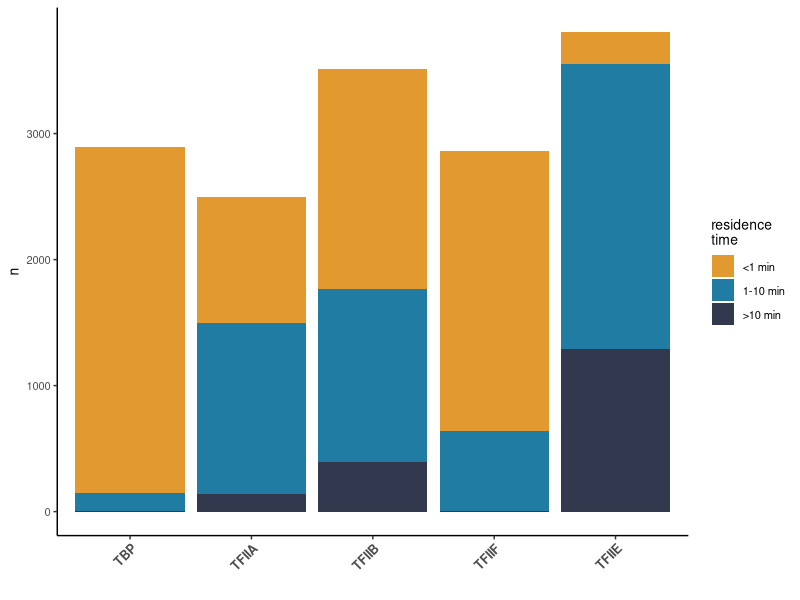

Here is the R script that generated this plot:
rm(list = ls())

library(tidyverse)
library(viridis)

# upload table with residence times replace <1 min with a random number between 0-1
# make class labels
resTimes = read.csv("data/residence_times_all.csv") %>% 
  dplyr::select(-peakName) %>% 
  pivot_longer(cols = TBP:TFIIF, names_to = "factorName", values_to = "resTime", values_drop_na = TRUE) %>% 
  distinct()

countTimeGroups = resTimes %>% 
  mutate(randNum = runif(nrow(resTimes), min=0, max=1)) %>% 
  mutate(resTimesNum = ifelse(resTime == "<1", randNum, as.numeric(resTime)))%>% 
  mutate(timeGroup = ifelse(resTimesNum < 1, "<1 min",
                                   ifelse(resTimesNum < 10, "1-10 min", ">10 min"))) %>% 
  dplyr::select(factorName, timeGroup) %>% 
  group_by(factorName, timeGroup) %>% 
  tally()


countTimeGroups$factorName = factor(countTimeGroups$factorName, levels = c("TBP", "TFIIA", "TFIIB", 
                                                                       "TFIIF", "TFIIE"))
countTimeGroups$timeGroup = factor(countTimeGroups$timeGroup, 
                                   levels = c("<1 min", "1-10 min", ">10 min"))
colorPalette = c("#E29930", "#217CA3","#32384D")
p = ggplot(countTimeGroups, aes(x = factorName, y = n, fill = timeGroup))
p + geom_bar(stat= "identity") +
  scale_fill_manual(values = colorPalette) +
  theme_classic() +
  xlab("")+
  guides(fill = guide_legend(title = paste("residence", "time", sep = "\n")))+
  theme(panel.background = element_rect(fill = "transparent"), # bg of the panel
        plot.background = element_rect(fill = "transparent", color = NA),
        axis.text.x = element_text(face = "bold", hjust = 1,
                                   size = 9, angle = 45),
        text = element_text(size=10)) 

